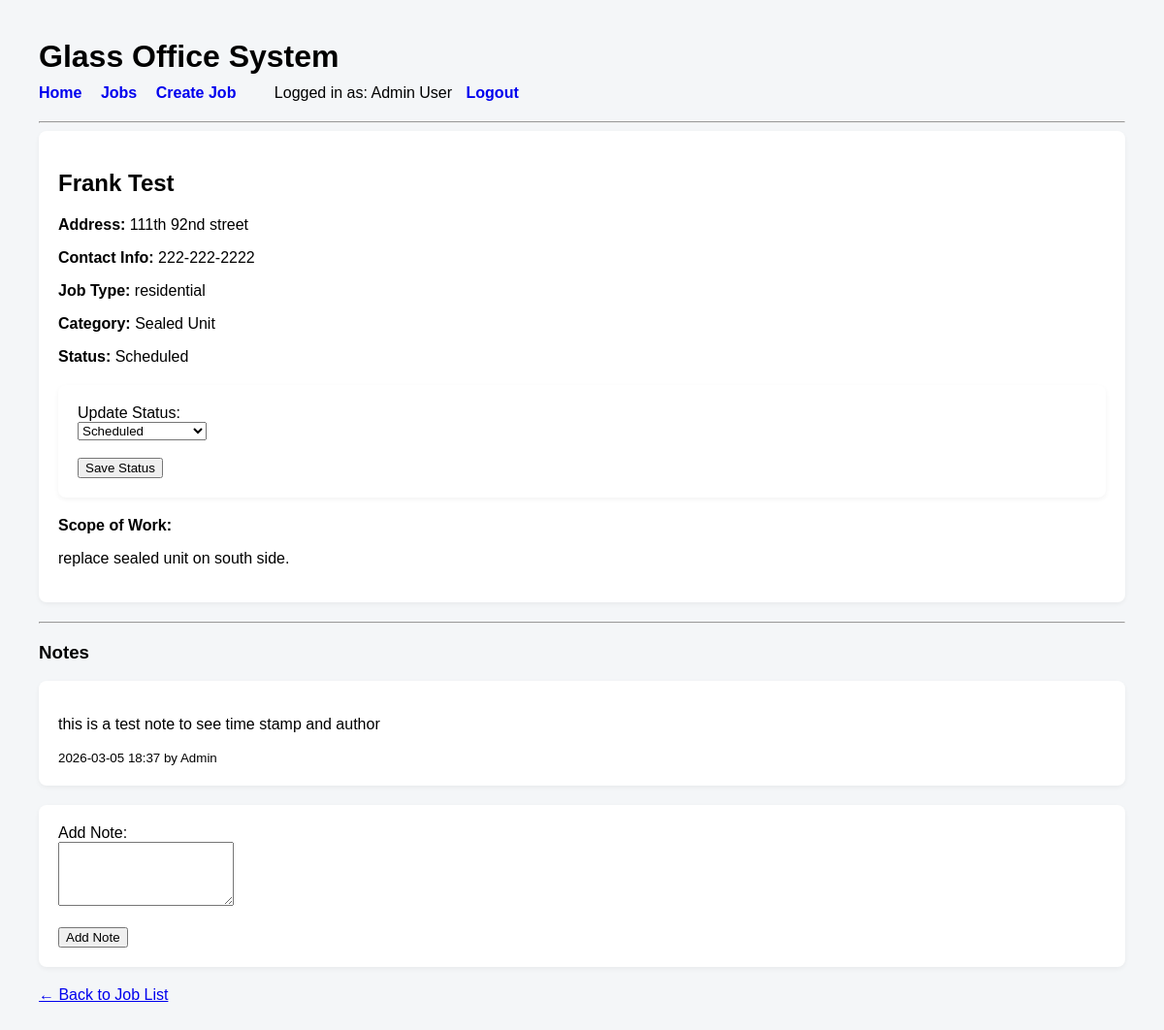
Screenshot of /jobs/2 (signed in) with the database file from the repository.
### models.py (models this page shows, shortened)
class Job(db.Model):
    id = db.Column(db.Integer, primary_key=True)
    customer_name = db.Column(db.String(200), nullable=False)
    address = db.Column(db.String(300), nullable=False)
    contact_info = db.Column(db.String(200))
    job_type = db.Column(db.String(50))
    job_category = db.Column(db.String(100))
    scope_of_work = db.Column(db.Text)
    install_date = db.Column(db.Date)
    status = db.Column(db.String(50), default="scheduled")
    notes = db.relationship("JobNote", backref="job", lazy=True)
    created_by = db.Column(db.Integer, db.ForeignKey("user.id"))
    created_at = db.Column(db.DateTime, default=datetime.utcnow)
    updated_at = db.Column(db.DateTime, default=datetime.utcnow, onupdate=datetime.utcnow)

class JobNote(db.Model):
    id = db.Column(db.Integer, primary_key=True)
    job_id = db.Column(db.Integer, db.ForeignKey("job.id"))
    user_id = db.Column(db.Integer, db.ForeignKey("user.id"))
    note_type = db.Column(db.String(50))
    content = db.Column(db.Text, nullable=False)
    created_at = db.Column(db.DateTime, default=datetime.utcnow)
    author = db.relationship("User")

class User(db.Model):
    id = db.Column(db.Integer, primary_key=True)
    name = db.Column(db.String(100), nullable=False)
    email = db.Column(db.String(120), unique=True, nullable=False)
    password_hash = db.Column(db.String(255), nullable=False)
    role = db.Column(db.String(20), nullable=False)
    active = db.Column(db.Boolean, default=True)
    created_at = db.Column(db.DateTime, default=datetime.utcnow)
    updated_at = db.Column(db.DateTime, default=datetime.utcnow, onupdate=datetime.utcnow)

### app.py (the view)
    @app.route("/jobs/<int:job_id>")
    def job_detail(job_id):
        job = Job.query.get_or_404(job_id)
        return render_template("job_detail.html", job=job)

### templates/job_detail.html (shortened to what this page needs)
{% extends "base.html" %}
{% block content %}
<div class="card">
    <h2>{{ job.customer_name }}</h2>
    <p><strong>Address:</strong> {{ job.address }}</p>
    <p><strong>Contact Info:</strong> {{ job.contact_info }}</p>
    <p><strong>Job Type:</strong> {{ job.job_type }}</p>
    <p><strong>Category:</strong> {{ job.job_category }}</p>
    <p><strong>Status:</strong> {{ job.status.replace('_', ' ').title() }}</p>
<form method="POST" action="/jobs/{{ job.id }}/status">
    <div class="card" style="margin-top:20px;">
        <label>Update Status:</label><br>
        <select name="status">
    <option value="scheduled"
        {% if job.status == "scheduled" %}selected{% endif %}>
        Scheduled
    </option>
</select>
        <br><br>
        <button type="submit">Save Status</button>
    </div>
</form>
    <p><strong>Scope of Work:</strong></p>
    <p>{{ job.scope_of_work }}</p>
</div>
<hr>
<h3>Notes</h3>
{% if job.notes %}
    {% for note in job.notes %}
        <div class="card">
            <p>{{ note.content }}</p>
            <small>{{ note.created_at.strftime("%Y-%m-%d %H:%M") }}
                by {{ note.author.name }}
            </small>
        </div>
    {% endfor %}
{% else %}
    <p>No notes yet.</p>
{% endif %}
<div class="card">
    <form method="POST" action="/jobs/{{ job.id }}/notes">
        <label>Add Note:</label><br>
        <textarea name="content" rows="4" required></textarea><br><br>
        <button type="submit">Add Note</button>
    </form>
</div>
<a href="/jobs">← Back to Job List</a>
{% endblock %}

### templates/base.html (style rules this page uses)
body { font-family: Arial, sans-serif; margin: 40px; background-color: #f4f6f8; }
.card { background: white; padding: 20px; border-radius: 8px; margin-bottom: 20px; box-shadow: 0 2px 5px rgba(0,0,0,0.05); }

### rows the page displays
Job: customer_name "Frank Test", address "111th 92nd street", contact_info "222-222-2222", job_type "residential", job_category "Sealed Unit", status.replace "Scheduled", status "Scheduled", scope_of_work "replace sealed unit on south side."
JobNote: content "this is a test note to see time stamp and author", created_at "2026-03-05 18:37", author.name "Admin"

### other values shown
{{ session["user_name"] }} "Admin User"
